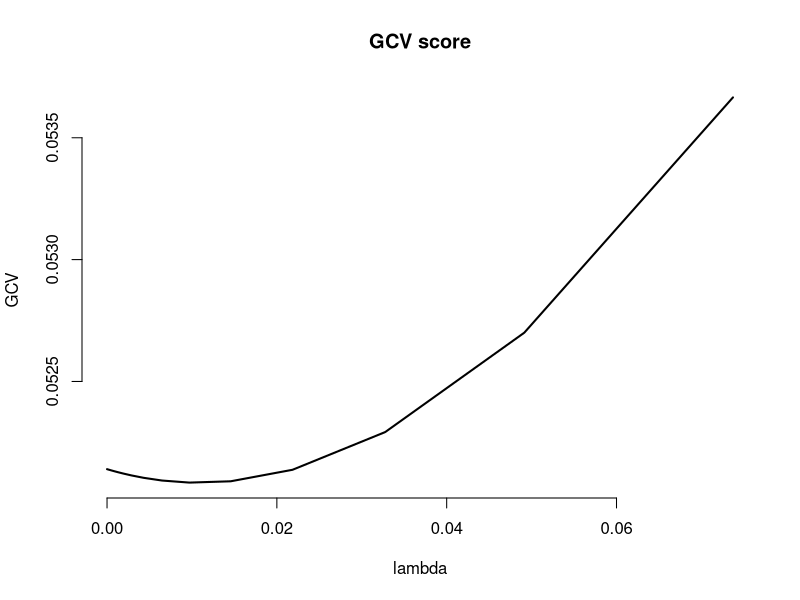
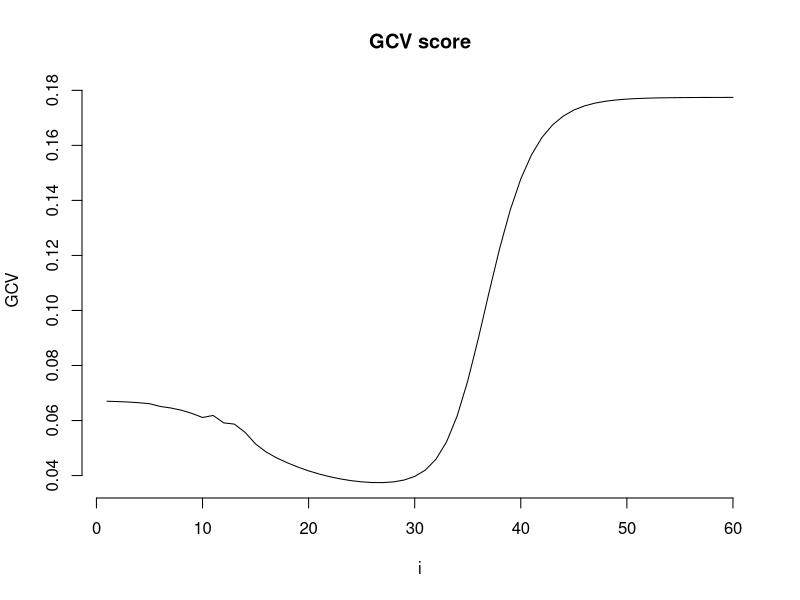
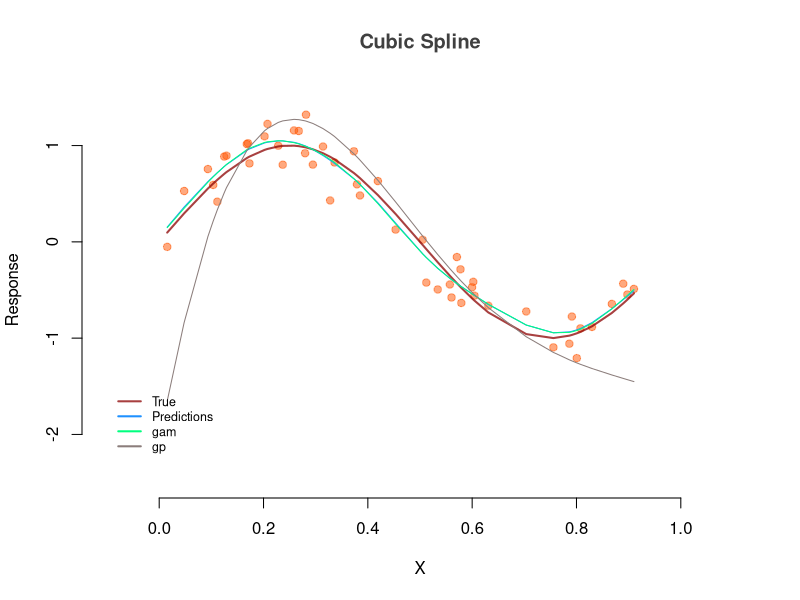

The R source for these figures, in order:
set.seed(3)
n = 20
x1 = runif(n)
x2 = runif(n)
X = matrix(c(x1, x2), ncol = 2) # design matrix
y = 2 + 3 * x1 + rnorm(n, sd = 0.25)
my.inv = function(X, eps = 1e-12) {
  eig.X = eigen(X, symmetric = T)
  P = eig.X[[2]] 
  lambda = eig.X[[1]] 
  ind = lambda > eps
  lambda[ind] = 1/lambda[ind] 
  lambda[!ind] = 0
  ans = P %*% diag(lambda) %*% t(P)
  return(ans)
}
rk = function(s, t) {
  crossprod(s, t)              # MC note: slightly more succinct than the original double loop; also sum(s*t)
} 
get.gramm = function(X, rkfunc=rk) {
  apply(X, 1, function(Row) apply(X, 1, function(tRow) rkfunc(Row, tRow)))  
}
ridge.regression = function(X, y, lambda) {
  Gramm = get.gramm(X)                               # Gramm matrix (nxn)
  n = length(y)                                      # n=length of y
  Q = cbind(1, Gramm)                                # design matrix
  S = rbind(0, cbind(0, Gramm))
  M = crossprod(Q) + lambda*S
  M.inv = my.inv(M)                                  # inverse of M
  gamma.hat = crossprod(M.inv, crossprod(Q, y))
  f.hat = Q %*% gamma.hat
  A = Q %*% M.inv %*% t(Q)
  tr.A = sum(diag(A))                                # trace of hat matrix
  rss = crossprod(y - f.hat)                         # residual sum of squares
  gcv = n*rss / (n - tr.A)^2                         # obtain GCV score
  return(list(f.hat = f.hat, gamma.hat = gamma.hat, gcv = gcv))
}
lambda = 1e-8
reps = 40
lambda = 1.5^(1:reps-1) * lambda
V = sapply(lambda, function(lam) ridge.regression(X, y, lam)$gcv)
plot(lambda, V, type = 'l', main = 'GCV score', lwd = 2, ylab = 'GCV', bty='n' ) 
opt.mod = ridge.regression(X, y, lambda[which.min(V)])     # fit optimal model

### finding beta.0, beta.1 and beta.2 ##########
gamma.hat = opt.mod$gamma.hat
beta.hat.0 = opt.mod$gamma.hat[1]               # intercept
beta.hat = crossprod(gamma.hat[-1,], X)         # slope and noise term coefficients
c(beta.hat.0, beta.hat)
coef(glmnet::glmnet(X, y, alpha=0, lambda=lambda[which.min(V)]))
set.seed(3)
n = 50
x = matrix(runif(n), nrow=n, ncol=1)
x.star = as.matrix(sort(x))                      # sorted x, used by plot
y = sin(2*pi*x.star) + rnorm(n, sd=0.2)
rk.1 = function(s, t) {
  return(.5*min(s, t)^2 * max(s, t) - (1/6)*min(s, t)^3)
}
smoothing.spline = function(X, y, lambda) {
  Gramm = get.gramm(X, rkfunc=rk.1)                  # Gramm matrix (nxn)
  n = length(y)
  J = cbind(1, X)                                    # matrix with a basis for the null space of the penalty; MC note:, never name anything T (True) or t (transpose)!
  Q = cbind(J, Gramm)                                # design matrix
  m = ncol(J)                                        # dimension of the null space of the penalty
  S = matrix(0, n + m, n + m)                        # initialize S
  S[(m + 1):(n + m),(m + 1):(n + m)] = Gramm         # non-zero part of S
  M = crossprod(Q) + lambda*S
  M.inv = my.inv(M)                                  # inverse of M
  gamma.hat = crossprod(M.inv, crossprod(Q, y))
  f.hat = Q %*% gamma.hat
  A = Q %*% M.inv %*% t(Q)
  tr.A = sum(diag(A))                                # trace of hat matrix
  rss = crossprod(y - f.hat)                         # residual sum of squares
  gcv = n * rss/(n - tr.A)^2                         # obtain GCV score
  return(list(f.hat = f.hat, gamma.hat = gamma.hat,gcv = gcv))
}
lambda = 1e-8
reps = 60

lambda = 1.5^(1:reps-1) * lambda
V = sapply(lambda, function(lam) smoothing.spline(x.star, y, lam)$gcv)

# Plot of GCV
plot(1:reps, V, type = 'l', main = 'GCV score', xlab = 'i', ylab = 'GCV', bty='n') 

opt.mod.2 = smoothing.spline(x.star, y, lambda[which.min(V)])       # fit optimal model

# comparison models
mgcv::gam(y ~ s(x.star))
kernlab::gausspr(y ~ x.star, kernel='splinedot')

# Graph (Cubic Spline)
plot(x.star, y, col=scales::alpha('#ff5500', .5), pch=19, xlab = 'X', 
     ylim = c(-2.5, 1.5), xlim=c(-0.1, 1.1), ylab = 'Response', 
     main = 'Cubic Spline', bty='n', col.main='gray25')

# true
lines(x.star, sin(2*pi*x.star), lty = 1, lwd = 2, col=scales::alpha('darkred', .75))
# predictions
lines(x.star, opt.mod.2$f.hat, col = 'dodgerblue')
lines(x.star, predict(mgcv::gam(y~s(x.star))), col = 'springgreen1')
lines(x.star, kernlab::gausspr(y~x.star, kernel='splinedot')@fitted, col = 'mistyrose4')

legend(-0.1,-1.5, c('True', 'Predictions', 'gam', 'gp'), bty = 'n',
       lwd = c(2,2), col = c( scales::alpha('darkred', .75), 'dodgerblue', 'springgreen1', 'mistyrose4'),
       cex=.75)
